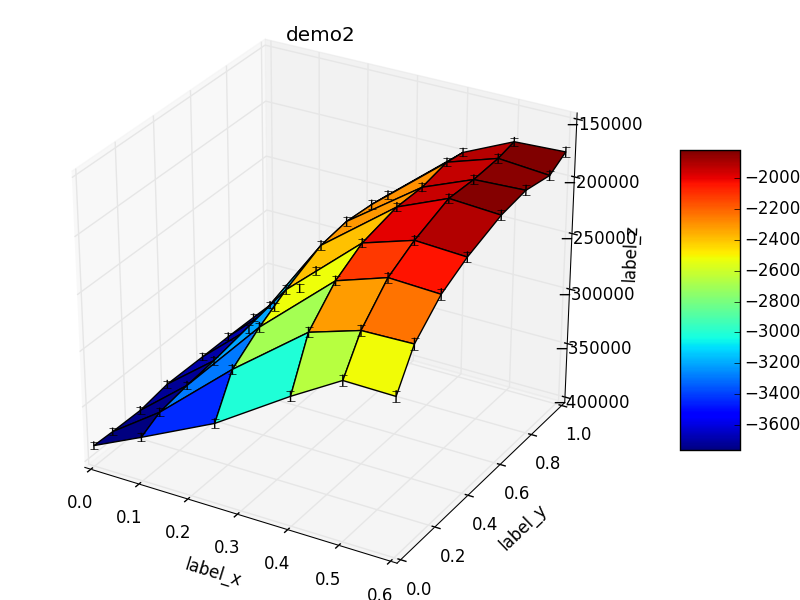

The script that saved this image:
#!/usr/bin/env python3
# -*- coding: utf-8 -*-

"""
Plot 2 dimension data (version 3)
"""

import math
import numpy as np
import matplotlib.pyplot as plt
from mpl_toolkits.mplot3d import axes3d
from matplotlib import cm

POPULATION_SIZE=1000.  # Num. simulations

a = np.loadtxt("demo2.dat")

x = a[:,0]
y = a[:,1]
z = a[:,6]    # reward (mean value)
zerr = a[:,7] # reward (standard deviation)
zconf = 2. * a[:,7] / math.sqrt(POPULATION_SIZE) # confidence interval ~95%

# Build datas ###############

xgrid, ygrid = np.meshgrid(np.unique(x), np.unique(y))
zgrid = z.reshape(len(np.unique(x)), len(np.unique(y))).T

print(zgrid)

# Plot data #################

fig = plt.figure()
ax = axes3d.Axes3D(fig)

# Plot mean surface

#ax.plot_wireframe(xgrid, ygrid, zgrid)
#ax.plot_surface(xgrid, ygrid, zgrid, rstride=1, cstride=1, color='b', shade=True)
#ax.plot_surface(xgrid, ygrid, zgrid, cmap=cm.jet, rstride=1, cstride=1, color='b', shade=True)
surf = ax.plot_surface(xgrid, ygrid, zgrid, cmap=cm.jet, rstride=1, cstride=1, color='b', shade=True)

# Plot errorbars (standard deviation)

#for i in np.arange(0, len(zerr)):
#    ax.plot([y[i], y[i]], [x[i], x[i]], [z[i]+zerr[i], z[i]-zerr[i]], marker="_", color='k')

# Plot errorbars (confidence interval 95%)

for i in np.arange(0, len(zconf)):
    ax.plot([x[i], x[i]], [y[i], y[i]], [z[i]+zconf[i], z[i]-zconf[i]], marker="_", color='k')

# Title, etc.

plt.title("demo2")
ax.set_xlabel("label_x")
ax.set_ylabel("label_y")
ax.set_zlabel("label_z")

fig.colorbar(surf, shrink=0.5, aspect=5)

plt.savefig("demo2_mplot3d.png")

plt.show()
